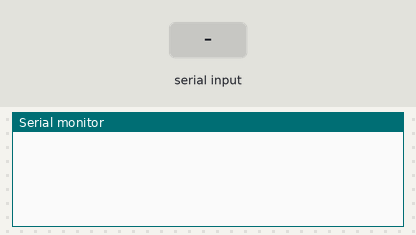
The sketch below on a simulated Arduino Uno, built with avr-gcc and run on an emulated ATmega328P. On the bench: the last lines printed to the serial monitor. Inputs (shaded band) come from the test bench.

Above: at 1.2 s.
1.3 s: "1\n" received over Serial
At 2.5 s:
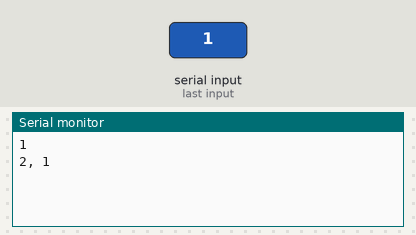
2.8 s: byte 10 ('\n') received over Serial
At 3.6 s:
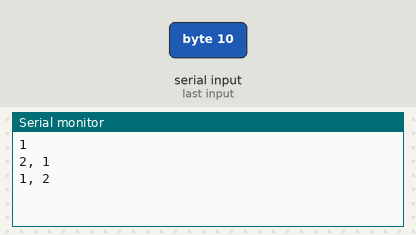
4.3 s: "0\n" received over Serial
At 4.9 s:
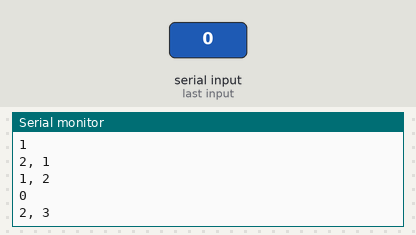

Measured:
- after the input at 1.3 s, the serial monitor: prints a new line at once (image 1)
- after the input at 2.8 s, the serial monitor: prints a new line at once (image 2)
- after the input at 4.3 s, the serial monitor: prints a new line at once (image 3)

The sketch:

1.5.3_Line_Counting.ino
```cpp
// An Arduino Version of K&R Example 1.5.3
// Adapted from The C Programming Language, 2nd Ed.,
// Brian W. Kernighan, Dennis M. Ritchie, Prentice Hall

void setup() {
  Serial.begin(115200);     // setup() calls the Serial library function begin()
}

void loop() {               // Arduino has a built in continuous loop()
  static int nc = 0;        // static variables hold their values between calls
  static int nl = 0;        //
  int c;
  c = Serial.read();        // Serial.read replaces getchar(). Returns -1 if nothing there
  if(c != -1){              // if there is a character available
    Serial.write(c);        // Serial.write replaces putchar()
    ++nc;                   // increment the character count
    if(c == '\n')
      ++nl;
    delay(5);               // go slowly enough to let the sender finish
  }
  else if (nc != 0){        // if there were characters counted
    Serial.print(nc);       // print the character count if not zero
    Serial.print(", ");
    Serial.println(nl);       // print the number of lines so far
    nc = 0;                 // reset the character count
  }
}
```
